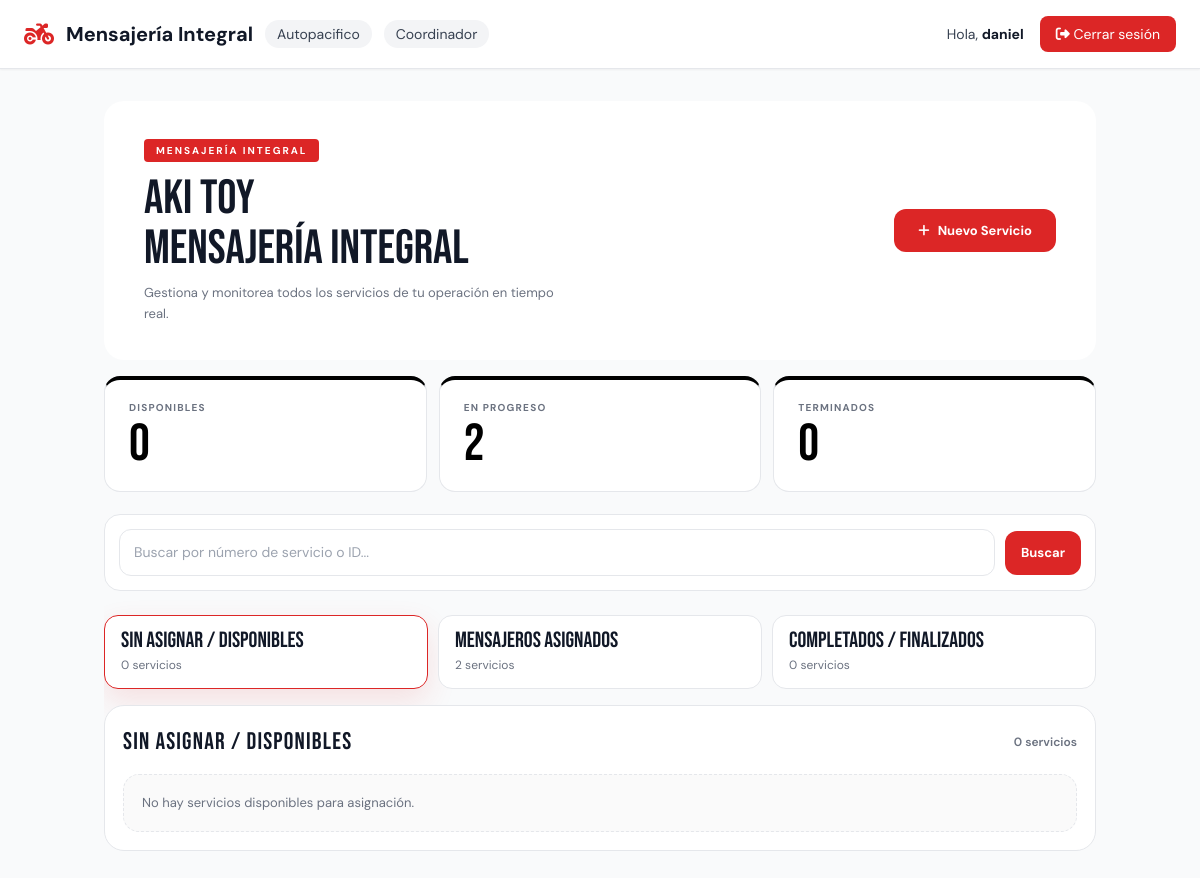
/inicio/ (signed in), run on the app's committed database.
### usuarios/models.py (models this page shows, shortened)
class Usuario(AbstractUser):
    ROL_CHOICES = [
        ('coordinador', 'Coordinador'),
        ('cliente', 'Cliente'),
        ('mensajero', 'Mensajero'),
    ]
    rol = models.CharField(max_length=20, choices=ROL_CHOICES)
    telefono = models.CharField(max_length=20, blank=True)
    foto_perfil = models.ImageField(upload_to='perfiles/', blank=True, null=True)
    empresa = models.ForeignKey(
        Empresa,
        on_delete=models.SET_NULL,
        null=True,
        blank=True,
        related_name='usuarios'
    )
    class Meta:
        verbose_name = "Usuario"
        verbose_name_plural = "Usuarios"

class Empresa(models.Model):
    nombre = models.CharField(max_length=100)
    nit = models.CharField(max_length=20, blank=True)
    telefono = models.CharField(max_length=20, blank=True)
    activa = models.BooleanField(default=True)
    class Meta:
        verbose_name = "Empresa"
        verbose_name_plural = "Empresas"

### dashboard/views.py (the view)
# urls.py: path('inicio/', views.inicio, name='inicio'),
@login_required
def inicio(request):
    if request.user.rol != 'coordinador':
        return _redirigir_dashboard(request.user)
    servicios = _servicios_empresa(request.user)
    context = _contexto_dashboard(request.user, servicios)
    context.update({
        'servicios': servicios,
        'servicios_disponibles': servicios.filter(estado__in=['sin_asignar', 'disponible']),
        'servicios_en_progreso': servicios.filter(estado='en_progreso'),
        'servicios_terminados': servicios.filter(estado='terminado'),
        'total_servicios': servicios.count(),
    })
    return render(request, 'dashboard/inicio.html', context)

### dashboard/context_processors.py (called while the page is built)
def google_maps(request):
    return {
        'google_maps_api_key': getattr(settings, 'GOOGLE_MAPS_API_KEY', ''),
    }

### dashboard/views.py (called while the page is built)
def _puede_gestionar_servicios(user):
    return user.rol in {'cliente', 'coordinador'}

def _contexto_dashboard(user, servicios):
    disponibles = servicios.filter(estado__in=['sin_asignar', 'disponible'])
    return {
        'servicios': servicios,
        'sin_asignar': disponibles.count(),
        'disponibles': disponibles.count(),
        'en_progreso': servicios.filter(estado='en_progreso').count(),
        'terminados': servicios.filter(estado='terminado').count(),
        'puede_gestionar_servicios': _puede_gestionar_servicios(user),
    }

### dashboard/templates/dashboard/inicio.html (shortened to what this page needs)
{% extends 'dashboard/base.html' %}
{% load l10n %}
{% block content %}
<div class="dashboard-shell flex flex-col gap-3 md:gap-4">
  <div class="hero flex flex-col items-start justify-between gap-3 lg:flex-row lg:items-center lg:gap-4">
    <div class="position-relative flex-grow-1" style="z-index:1; min-width: 0;">
      <span class="hero-tag">Mensajería Integral</span>
      <div class="hero-titulo">AKI TOY<br>Mensajería Integral</div>
      <p class="hero-sub">Gestiona y monitorea todos los servicios de tu operación en tiempo real.</p>
    </div>
    {% if puede_gestionar_servicios %}
    <a href="{% url 'dashboard:crear_servicio' %}" class="btn-nuevo self-start flex-shrink-0 lg:self-center">
      <i class="fas fa-plus"></i> Nuevo Servicio
    </a>
    {% endif %}
  </div>
  <div class="grid grid-cols-1 gap-3 sm:grid-cols-3">
    <div>
      <div class="stat black-top h-100">
        <div class="stat-label">Disponibles</div>
        <div class="stat-num">{{ disponibles }}</div>
      </div>
    </div>
    <div>
      <div class="stat black-top h-100">
        <div class="stat-label">En progreso</div>
        <div class="stat-num">{{ en_progreso }}</div>
      </div>
    </div>
    <div>
      <div class="stat black-top h-100">
        <div class="stat-label">Terminados</div>
        <div class="stat-num">{{ terminados }}</div>
      </div>
    </div>
  </div>
  <div class="control-bar">
    <div class="search-strip">
      <input id="service-search-input" class="search-input" type="search" placeholder="Buscar por número de servicio o ID..." aria-label="Buscar número de servicio" />
      <button id="service-search-button" type="button" class="search-button">Buscar</button>
    </div>
    <div class="tabs-strip">
      <button type="button" class="tab-button active" data-panel-target="panel-disponibles">
        <span class="tab-title">Sin Asignar / Disponibles</span>
        <span class="tab-subtitle">{{ disponibles }} servicio{{ disponibles|pluralize }}</span>
      </button>
      <button type="button" class="tab-button" data-panel-target="panel-progreso">
        <span class="tab-title">Mensajeros Asignados</span>
        <span class="tab-subtitle">{{ en_progreso }} servicio{{ en_progreso|pluralize }}</span>
      </button>
      <button type="button" class="tab-button" data-panel-target="panel-terminados">
        <span class="tab-title">Completados / Finalizados</span>
        <span class="tab-subtitle">{{ terminados }} servicio{{ terminados|pluralize }}</span>
      </button>
    </div>
  </div>
  <div class="panel-stack">
    <section id="panel-disponibles" class="panel-section" data-panel-section>
      <div class="panel-head">
        <h3>Sin Asignar / Disponibles</h3>
        <span class="panel-count">{{ servicios_disponibles|length }} servicio{{ servicios_disponibles|length|pluralize }}</span>
      </div>
      <div class="service-grid">
        {% for s in servicios_disponibles %}
        <article class="service-card" data-service-card data-service-id="{{ s.id }}" data-service-order="{{ s.orden }}">
          <div class="service-card-header">
            <div>
              <div class="service-card-title">#{{ s.orden }}</div>
              <div class="prioridad-alta {% if s.prioridad != 'alta' %}invisible{% endif %}">● Alta prioridad</div>            </div>
            <span class="badge bg-warning text-dark">Sin Mensajero</span>
          </div>
          <div class="service-card-route">
            <span><i class="fas fa-arrow-up" style="color:var(--rojo);margin-right:6px;"></i>{{ s.origen|truncatechars:62 }}</span>
            <span><i class="fas fa-arrow-down" style="margin-right:6px;"></i>{{ s.destino|truncatechars:62 }}</span>
          </div>
          <div class="service-card-meta">
            <span><strong>Solicitante:</strong> {{ s.nombre_solicitante|default:"-" }}</span>
            <span><strong>Vehículo:</strong> {{ s.tipo_vehiculo|default:"-" }}</span>
          </div>
          <div class="service-card-actions">
            <button class="btn-ver" type="button" onclick="abrirModal('{{ s.id }}')"><i class="fas fa-eye"></i> Ver</button>
          </div>
        </article>
        {% empty %}
        <div class="service-empty">No hay servicios disponibles para asignación.</div>
        {% endfor %}
      </div>
    </section>
  </div>
</div>
{% endblock %}

### dashboard/templates/dashboard/base.html (shortened to what this page needs)
<!DOCTYPE html>
<html lang="es">
<head>
    <script src="https://cdn.tailwindcss.com"></script>
    <link rel="stylesheet" href="https://cdnjs.cloudflare.com/ajax/libs/font-awesome/6.4.0/css/all.min.css">
</head>
<body class="bg-gray-50 min-h-screen text-gray-900">
    {% if user.is_authenticated %}
    <nav class="bg-white text-gray-900 px-6 py-4 flex justify-between items-center border-b border-gray-200 shadow-sm">
        <div class="flex items-center gap-3">
            <i class="fas fa-motorcycle text-2xl text-red-600"></i>
            <span class="font-bold text-xl">Mensajería Integral</span>
            {% if user.empresa %}
            <span class="bg-gray-100 px-3 py-1 rounded-full text-sm text-gray-700">{{ user.empresa.nombre }}</span>
            {% endif %}
            {% if user.rol %}
            <span class="bg-gray-100 px-3 py-1 rounded-full text-sm capitalize text-gray-700">{{ user.rol }}</span>
            {% endif %}
        </div>
        <div class="flex items-center gap-4">
            <span class="text-sm text-gray-700">Hola, <strong class="text-gray-900">{{ user.username }}</strong></span>
            <a href="{% url 'dashboard:logout' %}" class="bg-red-600 hover:bg-red-700 px-4 py-2 rounded-lg text-sm transition text-white">
                <i class="fas fa-sign-out-alt"></i> Cerrar sesión
            </a>
        </div>
    </nav>
    {% endif %}
    <main class="container mx-auto px-4 py-8">
        {% block content %}{% endblock %}
    </main>
</body>
</html>

### dashboard/templates/dashboard/inicio.html (style rules this page uses)
:root { --rojo: #dc2626; --fondo: #f8fafc; --texto: #111827; --borde: #e5e7eb; --muted: #6b7280; --card: #ffffff; }
body { font-family: 'DM Sans', sans-serif; background: var(--fondo); color: var(--texto); }
.hero { background: var(--card); border-radius: 20px; padding: 36px 40px; display: flex; align-items: center; justify-content: space-between; gap: 20px; flex-wrap: wrap; position: relative; overflow: hidden; }
.hero::after { content: 'AKI TOY'; font-family: 'Bebas Neue', sans-serif; font-size: 140px; color: rgba(255,255,255,0.03); position: absolute; right: -10px; bottom: -20px; line-height: 1; pointer-events: none; white-space: nowrap; }
.hero-tag { display: inline-block; background: var(--rojo); color: white; font-size: 10px; font-weight: 700; text-transform: uppercase; letter-spacing: 0.2em; padding: 4px 12px; border-radius: 4px; margin-bottom: 12px; }
.hero-titulo { font-family: 'Bebas Neue', sans-serif; font-size: clamp(2rem, 4vw, 3rem); color: var(--texto); line-height: 1.05; }
.hero-sub { font-size: 13px; color: var(--muted); margin-top: 8px; max-width: 420px; line-height: 1.6; }
.btn-nuevo { background: var(--rojo); color: white; padding: 12px 24px; border-radius: 12px; font-weight: 700; font-size: 13px; text-decoration: none; display: inline-flex; align-items: center; gap: 8px; white-space: nowrap; transition: background 0.2s, transform 0.15s; position: relative; z-index: 1; }
.stat { background: var(--card); border-radius: 16px; border: 1.5px solid var(--borde); padding: 20px 24px; border-top: 4px solid transparent; }
.stat.black-top { border-top-color: #000000; }
.stat-label { font-size: 10px; font-weight: 700; text-transform: uppercase; letter-spacing: 0.12em; color: var(--muted); }
.stat-num { font-family: 'Bebas Neue', sans-serif; font-size: 52px; line-height: 1; margin-top: 4px; color: var(--texto); }
.stat.black-top .stat-num { color: #000000; }
.text-white { color: #ffffff; }
.dashboard-shell { width: 100%; max-width: 100%; overflow-x: hidden; }
.control-bar { display: grid; gap: 12px; margin-top: 6px; }
.search-strip { display: flex; flex-wrap: wrap; gap: 10px; align-items: center; background: var(--card); border: 1.5px solid var(--borde); border-radius: 16px; padding: 14px; }
.search-input { flex: 1 1 320px; border: 1px solid var(--borde); border-radius: 12px; padding: 12px 14px; font-size: 14px; color: var(--texto); background: #fff; outline: none; }
.search-button { border: none; border-radius: 12px; padding: 12px 16px; font-size: 13px; font-weight: 700; color: white; background: var(--rojo); cursor: pointer; transition: transform 0.15s ease, background 0.15s ease; }
.tabs-strip { display: grid; grid-template-columns: repeat(3, minmax(0, 1fr)); gap: 10px; }
.tab-button { border: 1.5px solid var(--borde); background: #fff; border-radius: 14px; padding: 14px 16px; text-align: left; cursor: pointer; transition: all 0.18s ease; }
.tab-button.active { border-color: var(--rojo); box-shadow: 0 12px 30px rgba(220, 38, 38, 0.12); }
.tab-title { display: block; font-family: 'Bebas Neue', sans-serif; font-size: 22px; line-height: 1; color: var(--texto); }
.tab-subtitle { display: block; margin-top: 4px; font-size: 12px; color: var(--muted); }
.panel-stack { display: grid; gap: 14px; }
.panel-section { background: var(--card); border: 1.5px solid var(--borde); border-radius: 20px; padding: 18px; }
.panel-head { display: flex; align-items: center; justify-content: space-between; gap: 12px; flex-wrap: wrap; margin-bottom: 14px; }
.panel-head h3 { font-family: 'Bebas Neue', sans-serif; font-size: 24px; color: var(--texto); letter-spacing: 0.05em; }
.panel-count { font-size: 12px; color: var(--muted); font-weight: 600; }
.service-grid { display: grid; grid-template-columns: repeat(auto-fit, minmax(250px, 1fr)); gap: 12px; }
.service-empty { border: 1.5px dashed var(--borde); border-radius: 16px; padding: 18px; color: var(--muted); font-size: 13px; background: #fafafa; }

### data on the page
Usuario: empresa.nombre "Autopacifico", rol "Coordinador", username "daniel"

### other printed values
{{ disponibles }} "0"
{{ en_progreso }} "2"
{{ terminados }} "0"
{{ servicios_disponibles|length }} "0"
